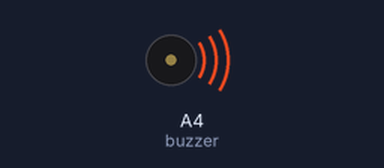
A sketch run on a simulated Arduino Uno, built with avr-gcc and run on an emulated ATmega328P. Parts: buzzer (waves = sounding).

Above: at 3.1 s.
At 87.7 s:
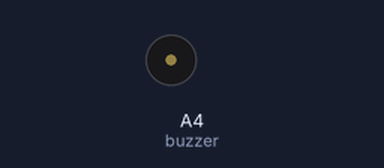
Timing chart, 0 to 89.2 s (numbered marks = the images above):
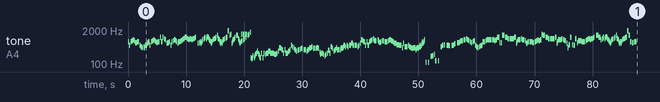

The sketch:

Dance_in_the_Game.ino
```cpp
// ようこそ実力至上主義の教室へ 2nd Season OP (anime version)

#include <avr/pgmspace.h>

#define NOTE_B0  31
#define NOTE_C1  33
#define NOTE_CS1 35
#define NOTE_D1  37
#define NOTE_DS1 39
#define NOTE_E1  41
#define NOTE_F1  44
#define NOTE_FS1 46
#define NOTE_G1  49
#define NOTE_GS1 52
#define NOTE_A1  55
#define NOTE_AS1 58
#define NOTE_B1  62
#define NOTE_C2  65
#define NOTE_CS2 69
#define NOTE_D2  73
#define NOTE_DS2 78
#define NOTE_E2  82
#define NOTE_F2  87
#define NOTE_FS2 93
#define NOTE_G2  98
#define NOTE_GS2 104
#define NOTE_A2  110
#define NOTE_AS2 117
#define NOTE_B2  123
#define NOTE_C3  131
#define NOTE_CS3 139
#define NOTE_D3  147
#define NOTE_DS3 156
#define NOTE_E3  165
#define NOTE_F3  175
#define NOTE_FS3 185
#define NOTE_G3  196
#define NOTE_GS3 208
#define NOTE_A3  220
#define NOTE_AS3 233
#define NOTE_B3  247
#define NOTE_C4  262
#define NOTE_CS4 277
#define NOTE_D4  294
#define NOTE_DS4 311
#define NOTE_E4  330
#define NOTE_F4  349
#define NOTE_FS4 370
#define NOTE_G4  392
#define NOTE_GS4 415
#define NOTE_A4  440
#define NOTE_AS4 466
#define NOTE_B4  494
#define NOTE_C5  523
#define NOTE_CS5 554
#define NOTE_D5  587
#define NOTE_DS5 622
#define NOTE_E5  659
#define NOTE_F5  698
#define NOTE_FS5 740
#define NOTE_G5  784
#define NOTE_GS5 831
#define NOTE_A5  880
#define NOTE_AS5 932
#define NOTE_B5  988
#define NOTE_C6  1047
#define NOTE_CS6 1109
#define NOTE_D6  1175
#define NOTE_DS6 1245
#define NOTE_E6  1319
#define NOTE_F6  1397
#define NOTE_FS6 1480
#define NOTE_G6  1568
#define NOTE_GS6 1661
#define NOTE_A6  1760
#define NOTE_AS6 1865
#define NOTE_B6  1976
#define NOTE_C7  2093
#define NOTE_CS7 2217
#define NOTE_D7  2349
#define NOTE_DS7 2489
#define NOTE_E7  2637
#define NOTE_F7  2794
#define NOTE_FS7 2960
#define NOTE_G7  3136
#define NOTE_GS7 3322
#define NOTE_A7  3520
#define NOTE_AS7 3729
#define NOTE_B7  3951
#define NOTE_C8  4186
#define NOTE_CS8 4435
#define NOTE_D8  4699
#define NOTE_DS8 4978
#define NOTE_E8  5274
#define NOTE_F8  5588
#define NOTE_FS8 5920
#define NOTE_G8  6272
#define NOTE_GS8 6645
#define NOTE_A8  7074
#define NOTE_AS8 7459
#define NOTE_B8  7902
#define REST 0

int tempo = 67;
int tempo1 = 65;
int buzzer = A4;

const int melody[] PROGMEM = {
NOTE_F5,16,NOTE_C5,16,NOTE_F5,16,NOTE_G5,16,NOTE_GS5,16,NOTE_G5,32,NOTE_E5,32,REST,32,NOTE_E5,32,NOTE_F5,8,
NOTE_C5,16,NOTE_AS4,16,NOTE_GS4,16,NOTE_AS4,32,NOTE_GS4,32,REST,32,
NOTE_C5,12,NOTE_DS5,32,NOTE_E5,32,NOTE_F5,16,NOTE_C5,16,NOTE_F5,16,NOTE_G5,16,NOTE_GS5,16,NOTE_G5,32,NOTE_F5,32,REST,32,NOTE_E5,32,
NOTE_F5,8,NOTE_C6,16,NOTE_F5,16,NOTE_C6,16,NOTE_AS5,16,NOTE_GS5,16,
NOTE_DS5,16,NOTE_E5,16,NOTE_F5,16,NOTE_C5,16,NOTE_F5,16,NOTE_G5,16,NOTE_GS5,16,NOTE_G5,32,NOTE_F5,32,REST,32,NOTE_DS5,32,
NOTE_F5,8,NOTE_G5,16,NOTE_GS5,16,NOTE_AS5,16,NOTE_C6,8,
NOTE_AS5,16,NOTE_GS5,16,NOTE_AS5,24,NOTE_AS5,24,NOTE_GS5,24,NOTE_AS5,24,NOTE_AS5,24,NOTE_B5,24,NOTE_C6,16,REST,16,NOTE_DS5,16,NOTE_E5,16,NOTE_F5,32,
NOTE_DS5,32,NOTE_F5,32,NOTE_GS5,16,NOTE_AS5,32,NOTE_B5,32,NOTE_C6,32,REST,32,NOTE_AS5,32,NOTE_C6,32,NOTE_CS6,32,
NOTE_C6,32,NOTE_AS5,32,NOTE_GS5,32,NOTE_G5,32,NOTE_F5,32,NOTE_DS5,32,NOTE_F5,32,NOTE_GS5,16,NOTE_AS5,16,NOTE_B5,32,NOTE_C6,16,NOTE_DS6,32,
NOTE_B5,32,NOTE_AS5,32,NOTE_GS5,32,NOTE_F5,32,NOTE_DS5,32,NOTE_F5,32,NOTE_DS5,32,NOTE_F5,32,NOTE_GS5,16,NOTE_AS5,16,NOTE_B5,32,NOTE_C6,12,NOTE_AS6,12,
NOTE_DS6,16,NOTE_F6,32,NOTE_DS5,32,NOTE_F5,32,NOTE_GS5,16,NOTE_AS5,32,NOTE_C6,32,REST,32,NOTE_DS6,16,
NOTE_DS6,32,NOTE_AS5,32,NOTE_GS5,32,NOTE_F5,32,NOTE_DS5,32,NOTE_F5,32,NOTE_F6,32,NOTE_G5,32,NOTE_F6,32,NOTE_GS5,32,NOTE_F6,32,NOTE_AS5,32,NOTE_F6,32,NOTE_C6,32,NOTE_F6,32,
REST,32,NOTE_DS6,32,REST,32,NOTE_F6,32,REST,32,NOTE_GS6,32,
NOTE_F3,32,NOTE_DS3,32,NOTE_F3,32,NOTE_GS3,32,REST,32,NOTE_F3,32,NOTE_GS3,32,NOTE_AS3,32,NOTE_C4,16,NOTE_DS4,32,NOTE_B3,32,NOTE_AS3,32,NOTE_GS3,32,
NOTE_F3,16,NOTE_C4,16,NOTE_F3,16,NOTE_C4,16,NOTE_AS3,16,NOTE_C4,16,NOTE_C4,32,NOTE_DS4,16,NOTE_DS4,32,
NOTE_C4,8,NOTE_C4,16,NOTE_AS3,16,NOTE_AS3,16,NOTE_C4,16,NOTE_DS4,16,NOTE_GS4,16,NOTE_G4,16,NOTE_F4,16,NOTE_C4,16,NOTE_F4,16,NOTE_C4,8,
NOTE_DS4,16,NOTE_F4,16,NOTE_C5,16,NOTE_AS4,16,NOTE_GS4,16,NOTE_F4,16,NOTE_DS4,16,NOTE_E4,16,NOTE_F4,16,NOTE_FS4,16,NOTE_G4,16,REST,16,
NOTE_F4,16,NOTE_F4,16,NOTE_DS4,16,NOTE_F4,16,NOTE_G4,16,NOTE_GS4,16,NOTE_AS4,16,
NOTE_G4,8,NOTE_G4,16,NOTE_GS4,16,NOTE_G4,16,NOTE_CS4,32,NOTE_AS3,16,NOTE_C4,12,
NOTE_AS3,16,NOTE_GS3,16,NOTE_AS3,16,NOTE_C4,16,NOTE_E4,16,NOTE_C4,16,NOTE_AS4,16,NOTE_G4,16,NOTE_DS4,16,NOTE_F4,16,NOTE_GS4,16,
NOTE_F4,8,NOTE_F4,32,NOTE_G4,32,NOTE_GS4,32,NOTE_G4,32,NOTE_GS4,32,NOTE_AS4,32,
NOTE_C5,16,NOTE_AS4,16,NOTE_C5,16,NOTE_AS4,16,NOTE_C5,16,NOTE_C5,32,NOTE_DS5,16,NOTE_DS5,32,NOTE_C5,16,REST,32,
NOTE_C5,16,NOTE_C5,16,NOTE_AS4,16,NOTE_C5,16,NOTE_DS5,16,NOTE_GS5,16,NOTE_G5,16,NOTE_F5,16,
NOTE_C5,16,NOTE_F5,16,NOTE_C5,16,NOTE_F5,16,NOTE_G5,16,NOTE_GS5,16,NOTE_AS5,32,NOTE_GS5,32,NOTE_G5,8,
REST,32,NOTE_GS5,32,NOTE_G5,32,NOTE_F5,32,NOTE_E5,16,NOTE_F5,32,REST,32,
NOTE_G5,8,NOTE_F5,12,NOTE_F5,12,NOTE_G5,16,NOTE_GS5,12,NOTE_G5,12,NOTE_F5,16,
NOTE_DS5,8,NOTE_CS5,8,NOTE_C5,8,NOTE_GS4,16,NOTE_DS5,16,NOTE_AS4,12,NOTE_AS4,12,NOTE_C5,16,NOTE_AS4,16,NOTE_GS4,16,NOTE_G4,16,NOTE_GS4,8,
NOTE_F4,32,NOTE_G4,32,NOTE_GS4,32,NOTE_G4,32,NOTE_GS4,32,NOTE_AS4,32,NOTE_C5,32,NOTE_AS4,32,NOTE_C5,32,NOTE_DS5,32,NOTE_F5,32,NOTE_DS5,32,NOTE_F5,32,NOTE_GS5,32,REST,32,
NOTE_AS2,16,REST,16,NOTE_AS2,16,REST,16,NOTE_G3,12,NOTE_GS3,12,NOTE_AS3,16,NOTE_C3,16,REST,16,NOTE_C3,16,REST,16,
NOTE_AS4,12,NOTE_C5,12,NOTE_CS5,16,REST,16,NOTE_C5,16,NOTE_C5,16,NOTE_B4,16,REST,16,NOTE_C5,16,NOTE_C5,16,NOTE_D5,16,REST,16,
NOTE_E5,16,NOTE_E5,16,NOTE_F5,16,NOTE_G5,8,NOTE_GS5,8,NOTE_AS5,16,
NOTE_GS5,16,NOTE_G5,16,NOTE_F5,16,NOTE_E5,16,NOTE_F5,16,NOTE_G5,16,NOTE_C5,16,NOTE_AS4,16,NOTE_GS4,16,NOTE_AS4,16,NOTE_B4,16,NOTE_C5,16,
NOTE_F5,16,NOTE_F5,16,NOTE_G5,16,NOTE_GS5,8,NOTE_GS5,8,NOTE_GS5,16,NOTE_GS5,16,NOTE_G5,16,NOTE_GS5,16,NOTE_C6,8,NOTE_E5,16,NOTE_E5,16,
};

const int melody1[] PROGMEM = {
NOTE_DS6,8,NOTE_C6,8,NOTE_AS5,12,NOTE_AS5,12,NOTE_AS5,16,NOTE_AS5,12,NOTE_C6,12,NOTE_DS5,32,NOTE_F5,32,NOTE_GS5,12,NOTE_GS5,12,NOTE_AS5,16,
NOTE_GS5,8,NOTE_G5,16,NOTE_DS5,16,NOTE_F5,12,NOTE_F5,12,NOTE_F5,16,NOTE_E5,12,NOTE_F5,12,NOTE_G5,16,NOTE_GS5,16,NOTE_G5,16,NOTE_GS5,16,NOTE_F6,16,NOTE_DS6,8,NOTE_C6,8,
NOTE_AS5,12,NOTE_AS5,12,NOTE_AS5,16,NOTE_AS5,12,NOTE_C6,12,NOTE_DS5,32,NOTE_F5,32,NOTE_GS5,12,NOTE_GS5,12,NOTE_AS5,16,NOTE_GS5,12,NOTE_G5,12,NOTE_DS5,16,
NOTE_GS4,32,NOTE_CS5,12,NOTE_C6,12,NOTE_CS5,16,NOTE_C5,12,NOTE_AS5,12,NOTE_E5,16,NOTE_G5,6,NOTE_F5,12,NOTE_F5,12,
NOTE_G5,16,NOTE_GS5,16,NOTE_AS5,24,NOTE_AS5,24,NOTE_GS5,24,NOTE_AS5,24,NOTE_AS5,24,NOTE_B5,24,NOTE_C6,16,REST,16,NOTE_DS6,8,NOTE_C6,12,
NOTE_GS5,16,NOTE_AS5,32,NOTE_B5,32,NOTE_C6,32,REST,32,NOTE_AS5,32,NOTE_C6,32,NOTE_CS6,32,NOTE_C6,32,
NOTE_AS5,32,NOTE_GS5,32,NOTE_G5,32,NOTE_F5,32,NOTE_DS5,32,NOTE_F5,32,NOTE_GS5,16,NOTE_AS5,16,NOTE_B5,32,NOTE_C6,16,
NOTE_DS6,32,NOTE_B5,32,NOTE_AS5,32,NOTE_GS5,32,NOTE_F5,32,NOTE_DS5,32,NOTE_F5,32,NOTE_DS5,32,NOTE_F5,32,NOTE_GS5,16,NOTE_AS5,16,NOTE_B5,32,NOTE_C6,12,NOTE_AS6,12,NOTE_DS6,16,
NOTE_F5,16,REST,32,NOTE_E5,16,REST,32,NOTE_F5,8,
};

int notes = sizeof(melody) / sizeof(melody[0]) / 2;
int notes1 = sizeof(melody1) / sizeof(melody1[0]) / 2;
int wholenote = (60000 * 4) / tempo;
int wholenote1 = (60000 * 4) / tempo1;

void playMelody(const int melody[], int notes, int wholenote) {
  for (int thisNote = 0; thisNote < notes * 2; thisNote += 2) {

    int pitch = pgm_read_word(&melody[thisNote]);
    int divider = pgm_read_word(&melody[thisNote + 1]);

    int noteDuration;

    if (divider > 0) {
      // 正常音符
      noteDuration = wholenote / divider;
    } else {
      // 負音符（1.5倍）
      noteDuration = wholenote / abs(divider);
      noteDuration = noteDuration * 1.5;
    }

    tone(buzzer, pitch, noteDuration * 0.9);
    delay(noteDuration);
    noTone(buzzer);
  }
}

void setup() {
  playMelody(melody, notes, wholenote);
  playMelody(melody1, notes1, wholenote1);
}

void loop() {
}
```
